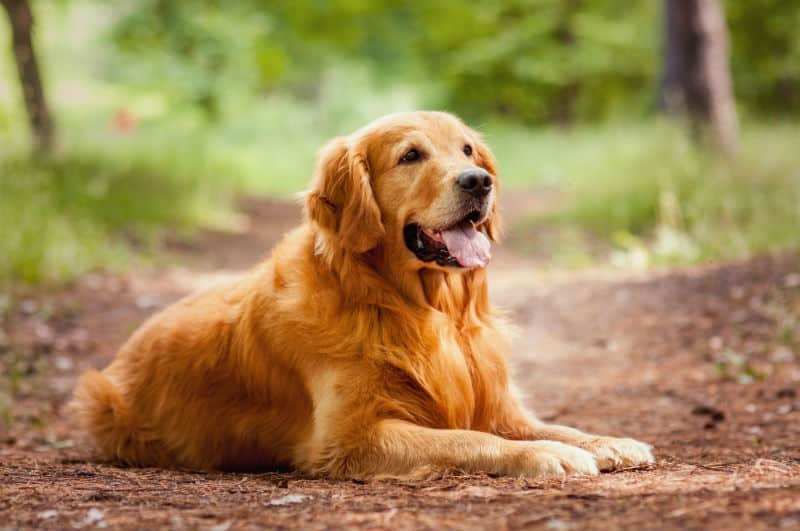
#> input picture imagens/cachorro01.jpg, 800 x 531 px; its folder holds 4 pictures in this run
$ python main.py
#> lines starting #> are read from the running program, lines starting #| are printed output that depends on the picture
"""-- Parte 1 --"""
import os
import cv2
import numpy as np
import matplotlib.pyplot as plt

pasta_imagens = "./imagens"

mapa_classes = {
    "gato": 0,
    "cachorro": 1
}

def preprocessar_imagem(caminho):
#> called with caminho = './imagens/cachorro01.jpg'
    img_bgr = cv2.imread(caminho)
#> img_bgr is the input picture: shape (531, 800, 3); mean B, G, R 84.5, 133.9, 160
    if img_bgr is None:
        print(f"Erro ao carregar {caminho}")
        return None, None, None

    # Redimensionar para 128x128
    img_redim = cv2.resize(img_bgr, (128, 128))
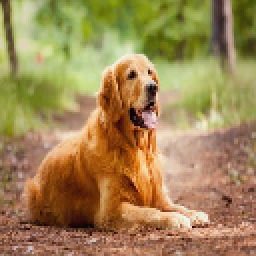
#> img_redim: shape (128, 128, 3) (shown 2 times larger); mean B, G, R 84.3, 133.8, 159.9

    # Converter para cinza
    img_gray = cv2.cvtColor(img_redim, cv2.COLOR_BGR2GRAY)
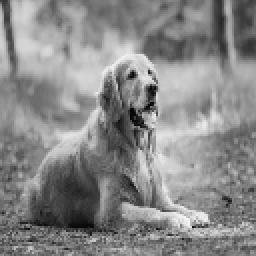
#> img_gray: shape (128, 128) (shown 2 times larger); min 4, max 245, mean 136

    # Aplicar filtro Gaussiano
    img_blur = cv2.GaussianBlur(img_gray, (5, 5), 0)
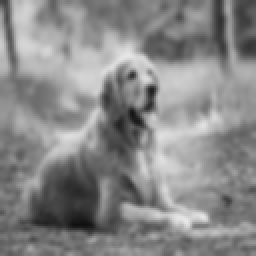
#> img_blur: shape (128, 128) (shown 2 times larger); min 16, max 232, mean 136

    # Equalização de histograma
    img_eq = cv2.equalizeHist(img_blur)
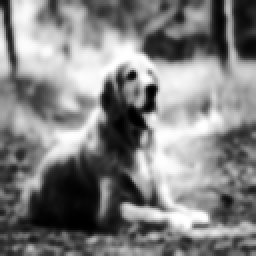
#> img_eq: shape (128, 128) (shown 2 times larger); min 0, max 255, mean 128.3

    return img_redim, img_blur, img_eq

imagens_originais = []
imagens_filtro = []
imagens_eq = []
labels = []

for nome_arquivo in os.listdir(pasta_imagens):
    nome_arquivo_lower = nome_arquivo.lower()
    if nome_arquivo_lower.endswith(('.jpg', '.png')):
        caminho = os.path.join(pasta_imagens, nome_arquivo)
        img_orig, img_blur, img_eq = preprocessar_imagem(caminho)
        if img_orig is not None:
            imagens_originais.append(img_orig)
            imagens_filtro.append(img_blur)
            imagens_eq.append(img_eq)

            if "gato" in nome_arquivo_lower:
                labels.append(mapa_classes["gato"])
            elif "cachorro" in nome_arquivo_lower:
                labels.append(mapa_classes["cachorro"])
#> pass 2 of the loop `for nome_arquivo in os.listdir(pasta_imagens):`:
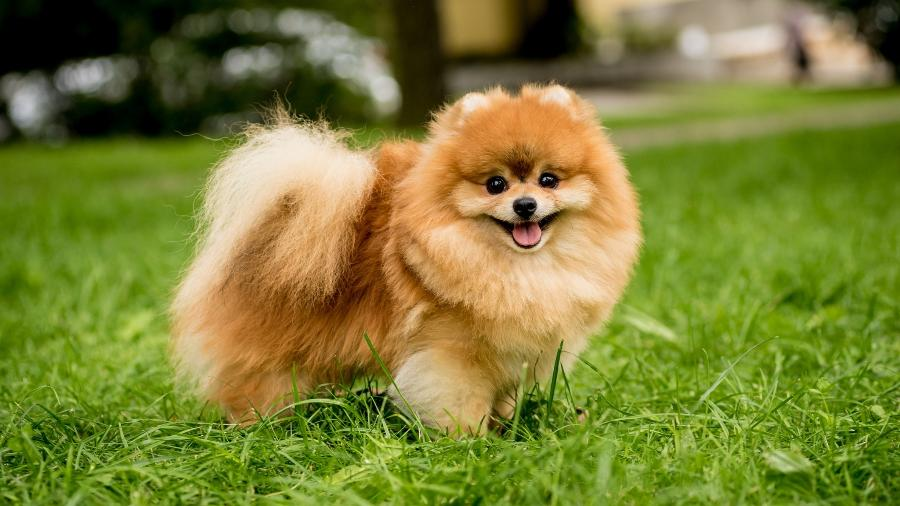
#> input picture imagens/cachorro02.jpg, 900 x 506 px
#> in preprocessar_imagem, img_bgr is the input picture: shape (506, 900, 3); mean B, G, R 53.4, 127.6, 123.6
#> in preprocessar_imagem (call 2), `img_blur = cv2.GaussianBlur(img_gray, (5, 5), 0)`:
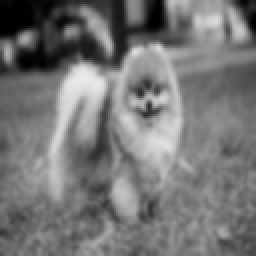
#> img_blur: shape (128, 128) (shown 2 times larger); min 0, max 234, mean 117.8
#> in preprocessar_imagem (call 2), `img_eq = cv2.equalizeHist(img_blur)`:
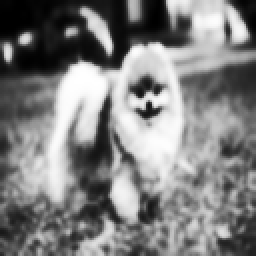
#> img_eq: shape (128, 128) (shown 2 times larger); min 0, max 255, mean 127.3
#> pass 3 of the loop `for nome_arquivo in os.listdir(pasta_imagens):`:
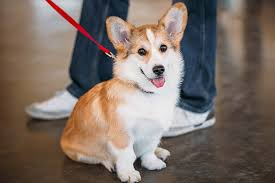
#> input picture imagens/cachorro03.jpg, 275 x 183 px
#> in preprocessar_imagem, img_bgr is the input picture: shape (183, 275, 3); mean B, G, R 101.3, 109.7, 123.6
#> in preprocessar_imagem (call 3), `img_blur = cv2.GaussianBlur(img_gray, (5, 5), 0)`:
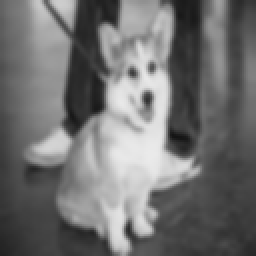
#> img_blur: shape (128, 128) (shown 2 times larger); min 20, max 234, mean 112.8
#> in preprocessar_imagem (call 3), `img_eq = cv2.equalizeHist(img_blur)`:
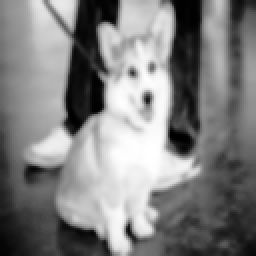
#> img_eq: shape (128, 128) (shown 2 times larger); min 0, max 255, mean 128.3
#> the loop made 4 passes; the first 3 are shown

# Mostrar as imagens: original, com filtro e equalizada (cinza)
for i in range(len(imagens_originais)):
    plt.figure(figsize=(10,3))

    plt.subplot(1,3,1)
    plt.imshow(cv2.cvtColor(imagens_originais[i], cv2.COLOR_BGR2RGB))
    plt.title('Original')
    plt.axis('off')

    plt.subplot(1,3,2)
    plt.imshow(imagens_filtro[i], cmap='gray')
    plt.title('Filtro Gaussiano')
    plt.axis('off')

    plt.subplot(1,3,3)
    plt.imshow(imagens_eq[i], cmap='gray')
    plt.title('Equalização Histograma')
    plt.axis('off')

    plt.show()
#> this loop made 4 passes
#> pass 1, `plt.show()`:
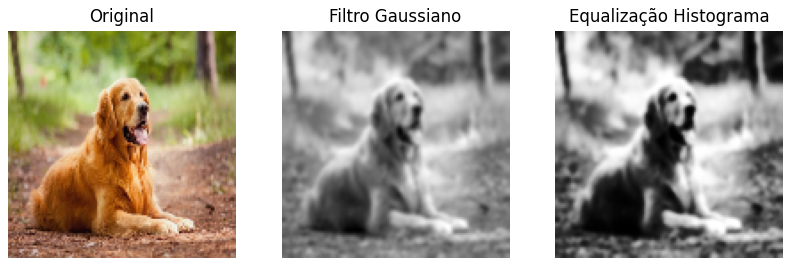
#> figure drawn by matplotlib, 3 panels
#> pass 2, `plt.show()`:
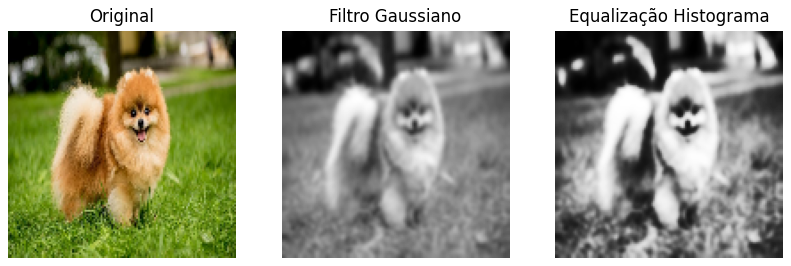
#> figure drawn by matplotlib, 3 panels

"""-- Parte 2 --"""
import tensorflow as tf
from tensorflow.keras import layers, models
from sklearn.metrics import classification_report
from sklearn.model_selection import train_test_split
import numpy as np
import cv2
import os
import matplotlib.pyplot as plt

# --- Carregar CIFAR-10 gatos e cachorros ---
#> (the run stopped early here; a loop or call above may not have finished)
